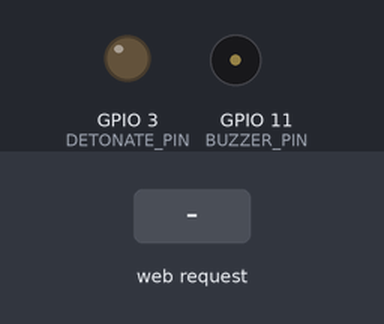
This program was run on a simulated ESP32-C3. On the bench: output pins drawn as LEDs (lit = HIGH), buzzer (waves = sounding). Inputs (shaded band) come from the test bench. WiFi joins after 1.5 s; servers stay silent unless stated; what the program prints to the serial monitor is not drawn.

Above: at 0.1 s.
At 4.7 s:
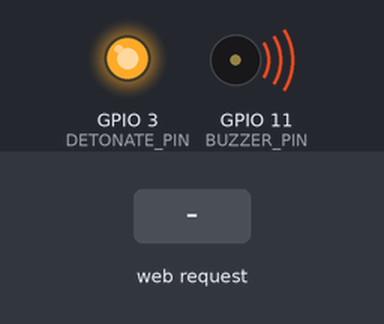
4.8 s: HTTP request GET /update received
At 6.02 s:
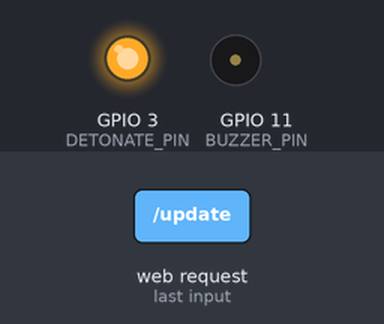
Timing chart, 0 to 13.4 s (numbered marks = the images above; inputs shaded):
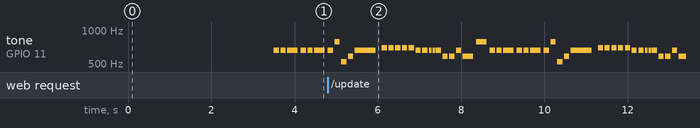

The program:

main.cpp
```cpp
#include <WiFi.h>
#include "pitches.h"
#include <AsyncTCP.h>
#include <ESPAsyncWebServer.h>


// Data pin that led data will be written out over
#define LED_TRANSISTOR_PIN 6
#define BUZZER_PIN 11
#define DETONATE_PIN 3

// Replace with your network credentials
const char* ssid = "HspPhone";
const char* password = "eprue123";

const char* PARAM_INPUT_1 = "output";
const char* PARAM_INPUT_2 = "state";

int melody[] = {
  NOTE_E5, NOTE_E5, NOTE_E5,
  NOTE_E5, NOTE_E5, NOTE_E5,
  NOTE_E5, NOTE_G5, NOTE_C5, NOTE_D5,
  NOTE_E5,
  NOTE_F5, NOTE_F5, NOTE_F5, NOTE_F5,
  NOTE_F5, NOTE_E5, NOTE_E5, NOTE_E5, NOTE_E5,
  NOTE_E5, NOTE_D5, NOTE_D5, NOTE_E5,
  NOTE_D5, NOTE_G5
};

int durations[] = {
  8, 8, 4,
  8, 8, 4,
  8, 8, 8, 8,
  2,
  8, 8, 8, 8,
  8, 8, 8, 16, 16,
  8, 8, 8, 8,
  4, 4
};
bool playingBeep=false;
// Set web server port number to 80
AsyncWebServer server(80);
const char index_html[] PROGMEM = R"rawliteral(
<!DOCTYPE HTML><html>
<head>
  <title>ESP Web Server</title>
  <meta name="viewport" content="width=device-width, initial-scale=1">
  <link rel="icon" href="data:,">
  <style>
    html {font-family: Arial; display: inline-block; text-align: center;}
    h2 {font-size: 3.0rem;}
    p {font-size: 3.0rem;}
    body {max-width: 600px; margin:0px auto; padding-bottom: 25px;}
    .switch {position: relative; display: inline-block; width: 120px; height: 68px}
    .switch input {display: none}
    .slider {position: absolute; top: 0; left: 0; right: 0; bottom: 0; background-color: #ccc; border-radius: 6px}
    .slider:before {position: absolute; content: ""; height: 52px; width: 52px; left: 8px; bottom: 8px; background-color: #fff; -webkit-transition: .4s; transition: .4s; border-radius: 3px}
    input:checked+.slider {background-color: #b30000}
    input:checked+.slider:before {-webkit-transform: translateX(52px); -ms-transform: translateX(52px); transform: translateX(52px)}
  </style>
</head>
<body>
  <h2>Ziemassvetku dekoracija</h2>
  %BUTTONPLACEHOLDER%
<script>function toggleCheckbox(element) {
  var xhr = new XMLHttpRequest();
  if(element.checked){ xhr.open("GET", "/update?output="+element.id+"&state=1", true); }
  else { xhr.open("GET", "/update?output="+element.id+"&state=0", true); }
  xhr.send();
}
</script>
</body>
</html>
)rawliteral";
String outputState(int output){
  if(digitalRead(output)){
    return "checked";
  }
  else {
    return "";
  }
}
String musicState(){
  if(playingBeep){
    return "checked";
  }
  else {
    return "";
  }
}
String processor(const String& var){
  //Serial.println(var);
  if(var == "BUTTONPLACEHOLDER"){
    String buttons = "";
    buttons += "<h4>Output - Big suprise</h4><label class=\"switch\"><input type=\"checkbox\" onchange=\"toggleCheckbox(this)\" id=\""+String(DETONATE_PIN)+"\" " + outputState(!DETONATE_PIN) + "><span class=\"slider\"></span></label>";
    buttons += "<h4>Output - Play beep instead of music</h4><label class=\"switch\"><input type=\"checkbox\" onchange=\"toggleCheckbox(this)\" id=\"9991\" " + musicState() + "><span class=\"slider\"></span></label>";
    return buttons;
  }
  return String();
}

// Current time
unsigned long currentTime = millis();
// Previous time
unsigned long previousTime = 0;
// Define timeout time in milliseconds (example: 2000ms = 2s)
const long timeoutTime = 2000;
const long songTime = 0;
const long beepDelay = 800;

void setup() {
  delay(2000);
  Serial.begin(921600);

  pinMode(BUZZER_PIN,OUTPUT);
  digitalWrite(BUZZER_PIN,LOW);
  pinMode(DETONATE_PIN,OUTPUT);
  digitalWrite(DETONATE_PIN,HIGH);//high means dont detonate
  pinMode(LED_TRANSISTOR_PIN,LOW);
  digitalWrite(LED_TRANSISTOR_PIN,HIGH);

  Serial.print("Connecting to ");
  Serial.println(ssid);
  WiFi.begin(ssid, password);
  while (WiFi.status() != WL_CONNECTED) {
    delay(500);
    Serial.print(".");
  }
  // Print local IP address and start web server
  Serial.println("");
  Serial.println("WiFi connected.");
  Serial.println("IP address: ");
  Serial.println(WiFi.localIP());


  // Route for root / web page
  server.on("/", HTTP_GET, [](AsyncWebServerRequest *request){
    request->send_P(200, "text/html", index_html, processor);
  });

  // Send a GET request to <ESP_IP>/update?output=<inputMessage1>&state=<inputMessage2>
  server.on("/update", HTTP_GET, [] (AsyncWebServerRequest *request) {
    String inputMessage1;
    String inputMessage2;
    // GET input1 value on <ESP_IP>/update?output=<inputMessage1>&state=<inputMessage2>
    if (request->hasParam(PARAM_INPUT_1) && request->hasParam(PARAM_INPUT_2)) {
      inputMessage1 = request->getParam(PARAM_INPUT_1)->value();
      inputMessage2 = request->getParam(PARAM_INPUT_2)->value();
      if(inputMessage1.toInt()-9990==1){
        playingBeep=inputMessage2.toInt();
      }
      else{
        digitalWrite(inputMessage1.toInt(), inputMessage2.toInt());
      }
    }
    else {
      inputMessage1 = "No message sent";
      inputMessage2 = "No message sent";
    }
    Serial.print("GPIO: ");
    Serial.print(inputMessage1);
    Serial.print(" - Set to: ");
    Serial.println(inputMessage2);
    request->send(200, "text/plain", "OK");
  });

  // Start server
  server.begin();
}

void loop(){
  if(playingBeep){
    tone(BUZZER_PIN, 1000);
    digitalWrite(LED_TRANSISTOR_PIN,HIGH);
    delay(beepDelay);
    noTone(BUZZER_PIN);
    digitalWrite(LED_TRANSISTOR_PIN,LOW);
    delay(beepDelay);
    return;
  }
  int size = sizeof(durations) / sizeof(int);
  for (int note = 0; note < size; note++) {
    //to calculate the note duration, take one second divided by the note type.
    //e.g. quarter note = 1000 / 4, eighth note = 1000/8, etc.
    int duration = 1000 / durations[note];
    digitalWrite(LED_TRANSISTOR_PIN,HIGH);
    tone(BUZZER_PIN, melody[note], duration);
    digitalWrite(LED_TRANSISTOR_PIN,LOW);
    //to distinguish the notes, set a minimum time between them.
    //the note's duration + 30% seems to work well:
    int pauseBetweenNotes = duration * 1.30;
    delay(pauseBetweenNotes);
    //stop the tone playing:
    noTone(BUZZER_PIN);
  }

}
```

pitches.h
```cpp
// (licence header left out)
#ifndef pitches_h
#define pitches_h

#define NOTE_B0  31
#define NOTE_C1  33
#define NOTE_CS1 35
#define NOTE_D1  37
#define NOTE_DS1 39
#define NOTE_E1  41
#define NOTE_F1  44
#define NOTE_FS1 46
#define NOTE_G1  49
#define NOTE_GS1 52
#define NOTE_A1  55
#define NOTE_AS1 58
#define NOTE_B1  62
#define NOTE_C2  65
#define NOTE_CS2 69
#define NOTE_D2  73
#define NOTE_DS2 78
#define NOTE_E2  82
#define NOTE_F2  87
#define NOTE_FS2 93
#define NOTE_G2  98
#define NOTE_GS2 104
#define NOTE_A2  110
#define NOTE_AS2 117
#define NOTE_B2  123
#define NOTE_C3  131
#define NOTE_CS3 139
#define NOTE_DB3 139
#define NOTE_D3  147
#define NOTE_DS3 156
#define NOTE_EB3 156
#define NOTE_E3  165
#define NOTE_F3  175
#define NOTE_FS3 185
#define NOTE_G3  196
#define NOTE_GS3 208
#define NOTE_A3  220
#define NOTE_AS3 233
#define NOTE_B3  247
#define NOTE_C4  262
#define NOTE_CS4 277
#define NOTE_D4  294
#define NOTE_DS4 311
#define NOTE_E4  330
#define NOTE_F4  349
#define NOTE_FS4 370
#define NOTE_G4  392
#define NOTE_GS4 415
#define NOTE_A4  440
#define NOTE_AS4 466
#define NOTE_B4  494
#define NOTE_C5  523
#define NOTE_CS5 554
#define NOTE_D5  587
#define NOTE_DS5 622
#define NOTE_E5  659
#define NOTE_F5  698
#define NOTE_FS5 740
#define NOTE_G5  784
#define NOTE_GS5 831
#define NOTE_A5  880
#define NOTE_AS5 932
#define NOTE_B5  988
#define NOTE_C6  1047
#define NOTE_CS6 1109
#define NOTE_D6  1175
#define NOTE_DS6 1245
#define NOTE_E6  1319
#define NOTE_F6  1397
#define NOTE_FS6 1480
#define NOTE_G6  1568
#define NOTE_GS6 1661
#define NOTE_A6  1760
#define NOTE_AS6 1865
#define NOTE_B6  1976
#define NOTE_C7  2093
#define NOTE_CS7 2217
#define NOTE_D7  2349
#define NOTE_DS7 2489
#define NOTE_E7  2637
#define NOTE_F7  2794
#define NOTE_FS7 2960
#define NOTE_G7  3136
#define NOTE_GS7 3322
#define NOTE_A7  3520
#define NOTE_AS7 3729
#define NOTE_B7  3951
#define NOTE_C8  4186
#define NOTE_CS8 4435
#define NOTE_D8  4699
#define NOTE_DS8 4978
#define REST     0

#endif
```

Measured:
- by itself, tone on GPIO 11 (BUZZER_PIN): plays 659 Hz for 0.12 s, 784 Hz for 0.12 s, 523 Hz for 0.12 s, 587 Hz for 0.12 s, 659 Hz for 0.50 s, 698 Hz for 0.12 s … (45 notes in this stretch)
